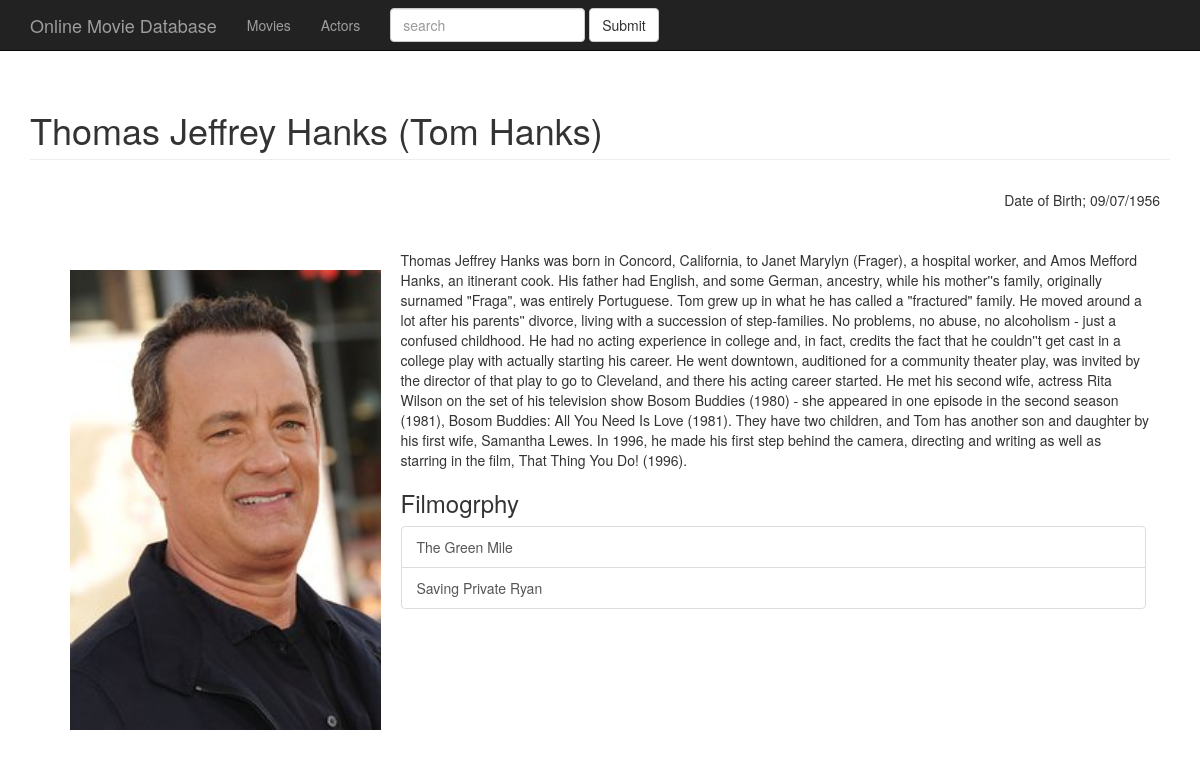
The app's page /actors/selected?actorid=1 with its own data.
### tables this page shows
CREATE TABLE actor
(id INT PRIMARY KEY, first_name text, last_name text, birth_name text, biography text, date_of_birth text, date_of_death text, picture text);

CREATE TABLE movie
(id INT PRIMARY KEY, title text, tagline text, overview text, runtime text, release_date text, revenue text, poster text);

### index.py (the view)
@app.route('/actors/selected')
def selected_actor():
  this_route = url_for('selected_actor')
  app.logger.info("Selected Actor Page" + this_route)
  try:
    actorid = request.args.get('actorid', '')
    db = get_db()
    cursor_cast = db.execute('''SELECT first_name, last_name, birth_name, biography,
      date_of_birth, date_of_death, picture FROM actor WHERE id = ? ''', [actorid])
    actors = [dict(first_name=row[0], last_name=row[1], birth_name=row[2],
      biog=row[3], dob=row[4], dod=row[5], picture=row[6]) for row in
      cursor_cast.fetchall()]
    cursor_movies = db.execute('''SELECT m.id, title FROM movie m INNER JOIN
      movie_actor_key ak ON m.id=ak.movie_id WHERE ak.actor_id = ? ''', [actorid])
    movies = [dict(id=row[0], title=row[1]) for row in cursor_movies.fetchall()]
    return render_template('selected_actor.html', actors = actors,
      movies=movies, actorid=actorid)
  except Exception, e:
    app.logger.error(e)

### index.py (called while the page is built)
def get_db():
  db = getattr(g, 'db', None)
  if  db is None:
        db = sqlite3.connect(MovieDB)
        g.db = db
  return db

@app.teardown_appcontext
def close_db_connection(exception):
    db = getattr(g, 'db', None)
    if db is not None:
      db.close()

### templates/selected_actor.html (shortened to what this page needs)
{% extends "baseTemplate.html" %}
{% block content %}
<div class="container">
{% for actor in actors %}
  <h1 class="page-header">{{ actor.birth_name+" ("+actor.first_name+"
  "+actor.last_name+")" }}</h1>
  <div class="meta">
    <p class="dob">Date of Birth; {{ actor.dob }}</p>
  </div>
  <div class="movie_main">
    <img src="{{ actor.picture }}" height="500px"/>
    <p class="overview">{{ actor.biog }}</p>
  </div>
  <div class="films">
    <h3>Filmogrphy</h3>
      <div class="list-group col-md-8">
      {% for movie in movies %}
        <a href="{{ url_for('selected_movie')+"?movieid="+movie.id|string }}" class="list-group-item">
          {{ movie.title }}
        </a>
      {% endfor %}
      </div>
    </div>
{% endfor %}
</div>
{% endblock %}

### static/css/movie.css (style rules this page uses)
body { padding-top:70px; }
img { float:left; padding:20px; }
.runtime, .release, .revenue, .genre, .dob, .dod { float:left; padding:10px; margin:0; }
.meta { float:right; clear:both; }
.movie_main { padding:20px; padding-top:40px; position:relative; top:30px; }

### records on screen
actor: birth_name+first_name+last_name "Thomas Jeffrey Hanks (Tom Hanks)", dob "09/07/1956", picture (picture), biog "Thomas Jeffrey Hanks was born in Concord, California, to Janet Marylyn (Frager), a hospital worker, and Amos Mefford Hanks, an itinerant cook. His father had English, and some German, ancestry, while his mother''s family, originally surnamed \"Fraga\", was entirely Portuguese. Tom grew up in what he has called a \"fractured\" family. He moved around a lot after his parents'' divorce, living with a succession of step-families. No problems, no abuse, no alcoholism - just a confused childhood. He had no acting experience in college and, in fact, credits the fact that he couldn''t get cast in a college play with actually starting his career. He went downtown, auditioned for a community theater…"
movie: title "The Green Mile"
movie: title "Saving Private Ryan"
